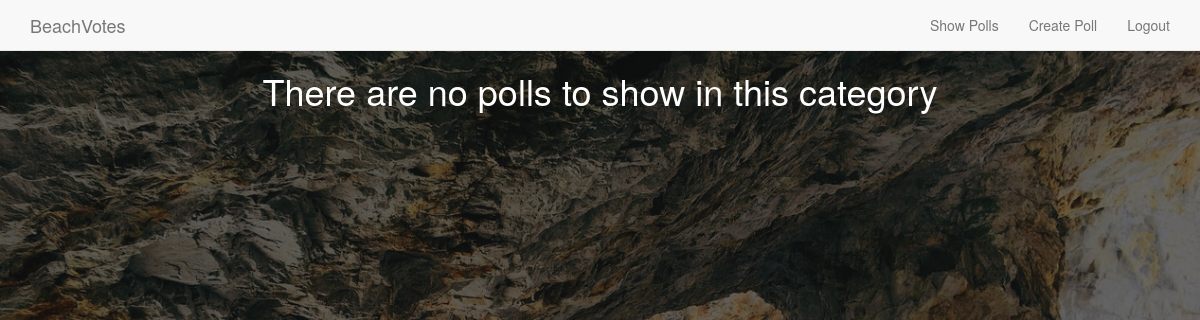
The app's page /poll/category/1/ (signed in), older data.
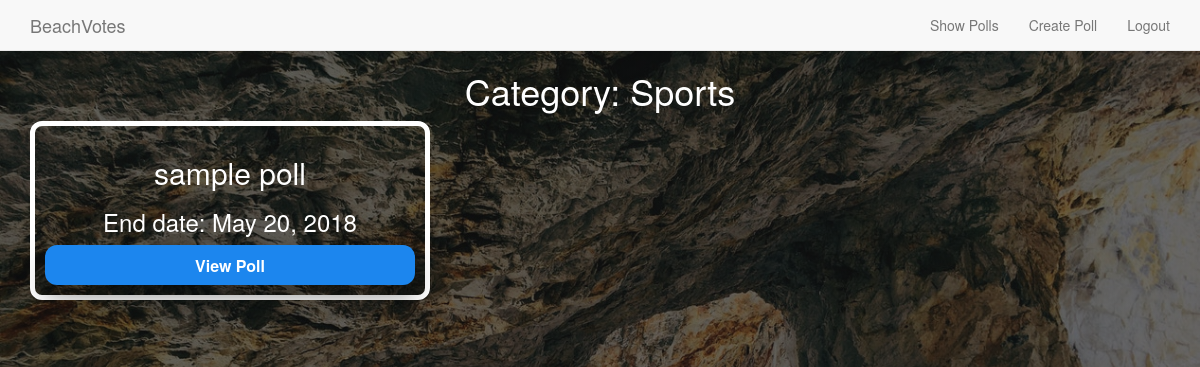
The same page, newer data.
### poll/models.py (models this page shows, shortened)
class Category(models.Model):
    group_name = models.CharField(max_length = 50, unique = True, null = False)
    def __init__(self, *args, **kwargs):
        models.Model.__init__(self, *args, **kwargs)
    def __str__(self):
        return self.group_name
    class Meta:
        verbose_name_plural = 'Categories'

class Poll(models.Model):
    category = models.ForeignKey(Category, on_delete=models.CASCADE)
    poll_creator = models.ForeignKey(User, on_delete=models.CASCADE)
    title_question = models.CharField(max_length = 128, unique = True, null = False)
    start_date = models.DateField(default = datetime.date.today, null = False)
    end_date =  models.DateField(default = datetime.date.today() + datetime.timedelta(days=1),
                                 null = False)
    def __init__(self, *args, **kwargs):
        models.Model.__init__(self, *args, **kwargs)

### poll/views.py (the view)
# urls.py: url(r'^category/(?P<category>[0-9]+)/$', views.view_category, name='view_category'),
@login_required
def view_category(request, category):
    context_dict = { 'polls' : Poll.objects.filter(category = category) }
    context_dict['category_name'] = Category.objects.get(id = category)
    return render(request, 'poll/view_category.html', context_dict)

### templates/poll/view_category.html
{% extends 'poll/base.html' %}
{% block body_block %}
<body class = 'viewcategorypage'>
<div class="container">
  {% if polls %}
    <h1 class="text-center">Category: {{ category_name }}</h1>
    {% for poll in polls %}
      <div class="row col-xs-6 pollcontainer" >
        <h2>{{ poll.title_question }}</h2>
        <h3>End date: {{ poll.end_date }}</h3>
          <a href="{% url 'view_poll' poll.id user.id %}" class = "categorybutton">
          View Poll
          </a>
      </div>
    {% endfor %}
  {% else %}
    <h1 class="text-center">There are no polls to show in this category</h1>
  {% endif %}
</div>
</body>
{% endblock %}

Row changes from the older to the newer data that the page shows:
now on this page (row unchanged): Category: group_name "Sports"
added Poll: title_question "sample poll", end_date "May 20, 2018"
Text that changed along with them:
text no longer shown: "There are no polls to show in this category"
text now shown: "Category:"
